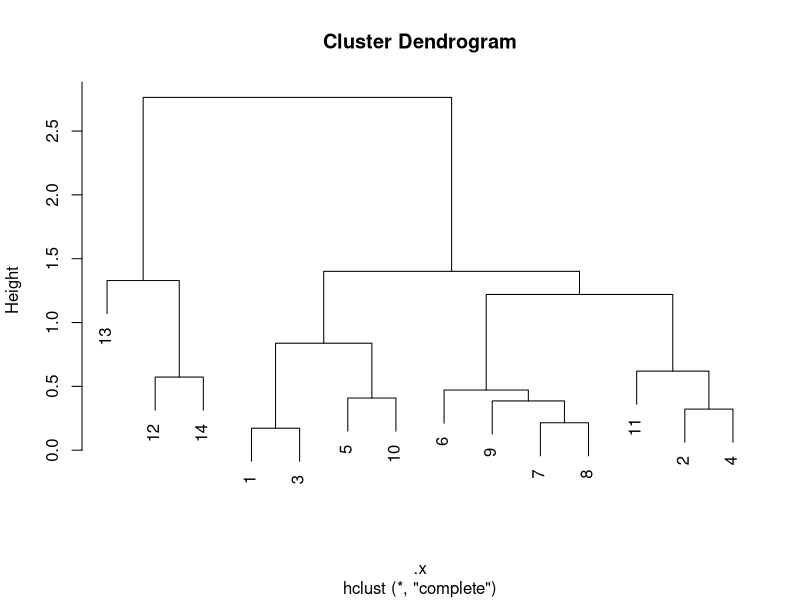
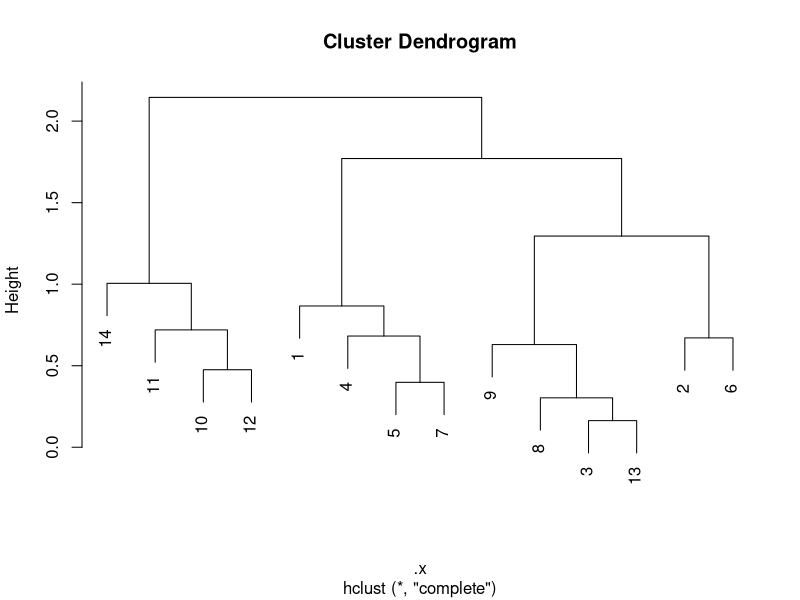
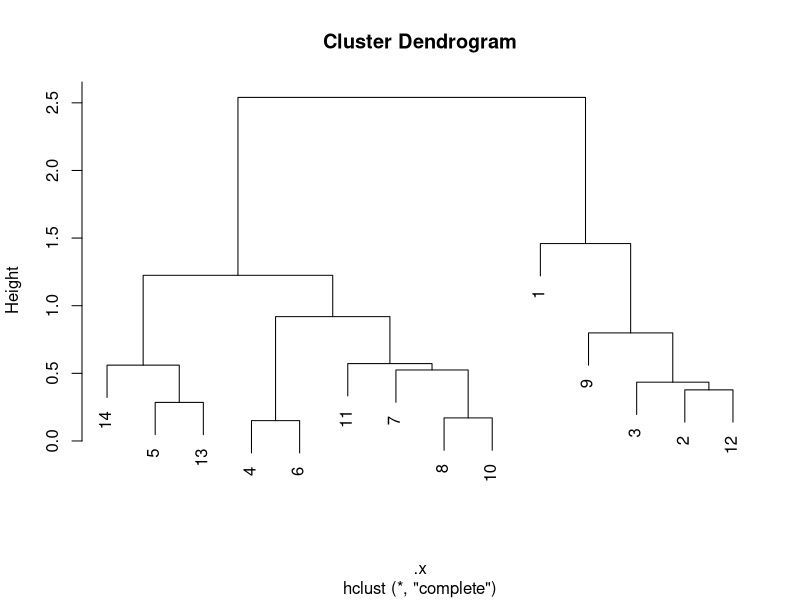
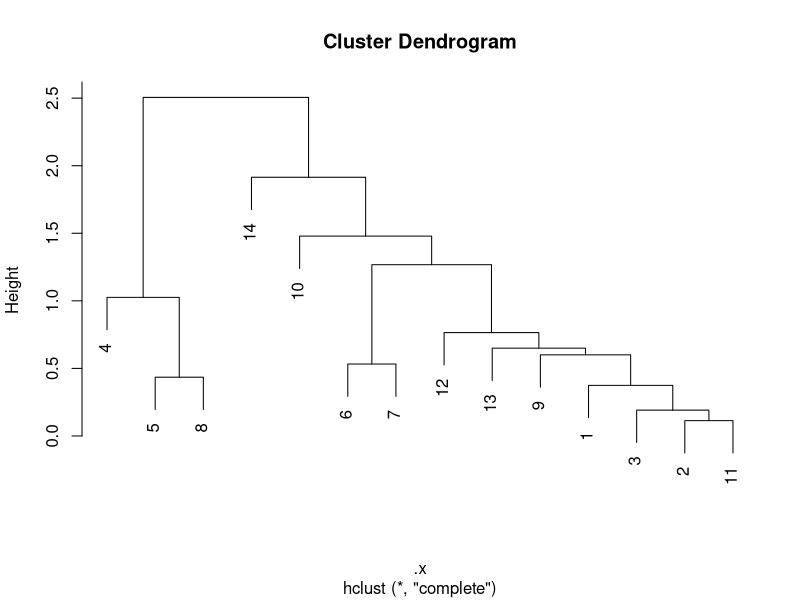

Generate these figures, in order, with R:
## ---- chunk 1
library(readr)
library(dplyr)
library(scales)
library(tidyr)
library(purrr)
## ---- chunk 2
db_raw <- read_csv("data/db_variables.csv")
## ---- chunk 3
db <- db_raw %>% 
  mutate(
    distance = cut(
      distance_m, quantile(db_raw$distance_m, c(0, 0.25, 0.5, 0.75, 1)),
      labels = c("Proximate", "Moderate", "Distant", "Extra distant"),
      include.lowest = TRUE
    )
  ) %>% 
  group_by(distance) %>% 
  dplyr::mutate(across(etp:tmmn, ~ rescale(.x))) %>% 
  ungroup()
## ---- chunk 4
clustering <- db %>% 
  select(-c(village, lat, lon, distance_m)) %>% 
  nest(data = -distance) %>% 
  mutate(matrix = map(data, ~ select(.x, etp:tmmn))) %>% 
  mutate(distance_matrix = map(matrix, ~ dist(.x, method = "euclidean"))) %>% 
  mutate(hclust = map(distance_matrix, ~ hclust(.x, method = "complete")))
## ---- chunk 5
plot(clustering$hclust[[1]])
## ---- chunk 6
plot(clustering$hclust[[2]])
## ---- chunk 7
plot(clustering$hclust[[3]])
## ---- chunk 8
plot(clustering$hclust[[4]])
## ---- chunk 9
clustering_groups <- clustering %>% 
  mutate(group = map(hclust, ~ cutree(.x, 2))) %>% 
  select(-c(matrix, distance_matrix, hclust)) %>% 
  unnest(c(data, group))
